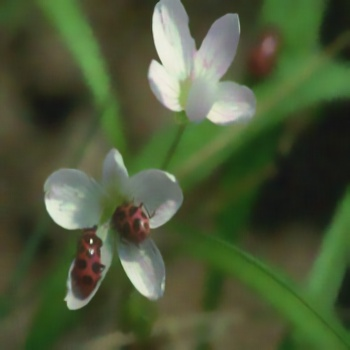
#> input picture noisy.jpg, 350 x 350 px, found by its file name
$ python detect.py
#> lines starting #> are read from the running program, lines starting #| are printed output that depends on the picture
import cv2
from skimage import io, img_as_ubyte, img_as_float, color
from skimage.restoration import denoise_nl_means
from skimage.filters import gaussian
from pywt import wavedec2, waverec2
import os

# Read the image
filepath = "C:\\Users\\Soham\\Desktop\\IMG denoise\\noisy.jpg"
cv2.imwrite("C:\\Users\\Soham\\Desktop\\IMG denoise\\noisy1.jpg", filepath)
img = io.imread(filepath)
#> img is the input picture: shape (350, 350, 3); mean R, G, B 76.5, 89.1, 56.8

# Convert the image to float32 and resize
img_float32 = cv2.resize(img_as_float(img), (350, 350))

# Convert the image to 8-bit unsigned integers (CV_8U)
img_uint8 = img_as_ubyte(img_float32)

# Check if the image is grayscale and convert to color if necessary
if len(img_float32.shape) == 2:
    img_uint8 = cv2.cvtColor(img_uint8, cv2.COLOR_GRAY2RGB)

# Split the image into channels if it's a color image
if len(img_uint8.shape) == 3 and img_uint8.shape[2] == 3:
    R_channel, G_channel, B_channel = cv2.split(img_uint8)
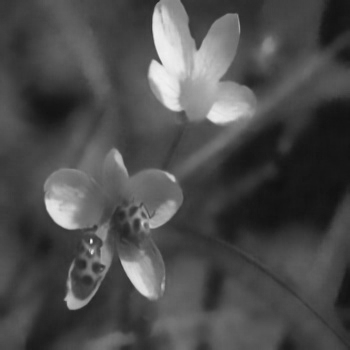
#> R_channel: shape (350, 350); min 16, max 244, mean 76.5
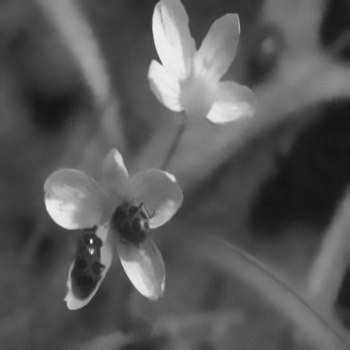
#> G_channel: shape (350, 350); min 18, max 248, mean 89.1
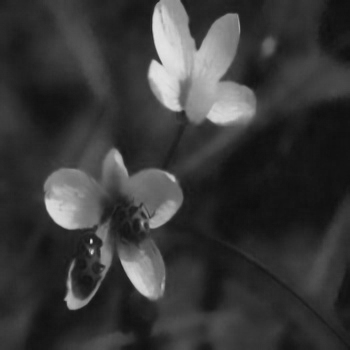
#> B_channel: shape (350, 350); min 14, max 227, mean 56.8

    # Denoise each channel separately
    denoise_nl_means_R = denoise_nl_means(R_channel, h=0.1, sigma=0.02, patch_size=5, patch_distance=6)
    denoise_nl_means_G = denoise_nl_means(G_channel, h=0.1, sigma=0.02, patch_size=5, patch_distance=6)
    denoise_nl_means_B = denoise_nl_means(B_channel, h=0.1, sigma=0.02, patch_size=5, patch_distance=6)

    # Combine the denoised channels back into a single color image
    denoised_color_img_uint8 = cv2.merge([denoise_nl_means_R, denoise_nl_means_G, denoise_nl_means_B])

    # Convert the denoised color image to the appropriate data type for saving
    denoised_color_img_uint8 = img_as_ubyte(denoised_color_img_uint8)

    # Save the denoised color image
    cv2.imwrite("C:\\Users\\Soham\\Desktop\\IMG denoise\\noisy1.jpg", cv2.cvtColor(denoised_color_img_uint8, cv2.COLOR_BGR2RGB))

else:
    # Apply denoising algorithms to the grayscale image
    def denoise_gaussian(image):
        return gaussian(image, sigma=1)

    def denoise_cv2_gaussian(image):
        return cv2.GaussianBlur(image, (3, 3), 0)

    def denoise_wavelet(image):
        coeffs = wavedec2(image, 'haar', level=1, axes=(0, 1))
        sigma = 0.1
        detail_coeffs_scaled = [tuple(sigma * c for c in coef) for coef in coeffs[1:]]
        new_coeffs = [coeffs[0]] + detail_coeffs_scaled
        denoised_img = waverec2(new_coeffs, 'haar', axes=(0, 1))
        return denoised_img

    # Apply denoising algorithms to the grayscale image
    gray_img_float32_resized = cv2.resize(img_as_float(color.rgb2gray(img_uint8)), (320, 480))

    denoise_gaussian_gray = denoise_gaussian(gray_img_float32_resized)
    denoise_cv2_gaussian_gray = denoise_cv2_gaussian(gray_img_float32_resized)
    denoise_wavelet_gray = denoise_wavelet(gray_img_float32_resized)

    # Combine results for the grayscale image
    ensemble_gray = (denoise_gaussian_gray + denoise_cv2_gaussian_gray + denoise_wavelet_gray) / 3

    # Convert the ensemble grayscale image to the appropriate data type for saving
    ensemble_gray_uint8 = img_as_ubyte(ensemble_gray)

    # Save the denoised grayscale image
    cv2.imwrite("C:\\Users\\Soham\\Desktop\\IMG denoise\\noisy1.jpg", ensemble_gray_uint8)

print("Images saved successfully.")
